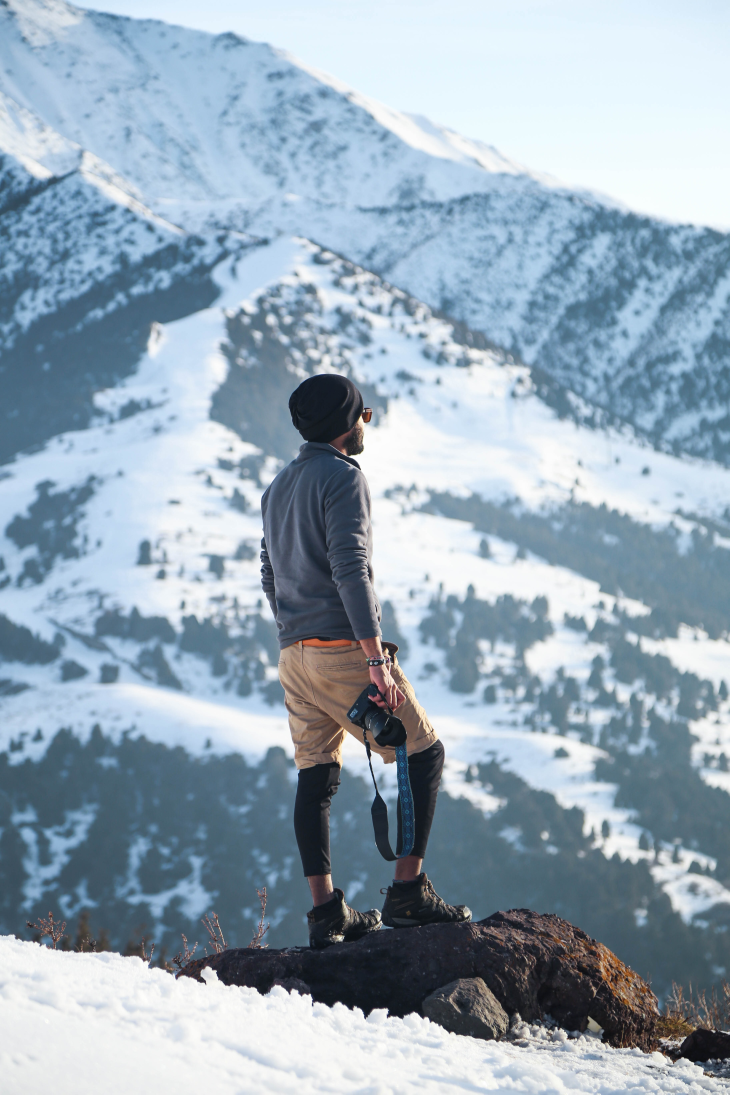
#> input picture lib/dataset/set_1/original.jpg, 3648 x 5472 px (shown at 1/5 size)
$ python cv_test.py
#> lines starting #> are read from the running program, lines starting #| are printed output that depends on the picture
import cv2 as cv
import matplotlib
import numpy as np
import matplotlib.pyplot as plt
matplotlib.use('TkAgg')
img = cv.imread("./dataset/set_1/original.jpg", cv.IMREAD_UNCHANGED)
#> img is the input picture: shape (5472, 3648, 3); mean B, G, R 182.7, 168.3, 150.4
# res = cv.resize(img, None, fx=0.02, fy=0.02, interpolation=cv.INTER_LINEAR)
# res = cv.blur(img, (100, 100))
res = cv.blur(img, (100, 100))
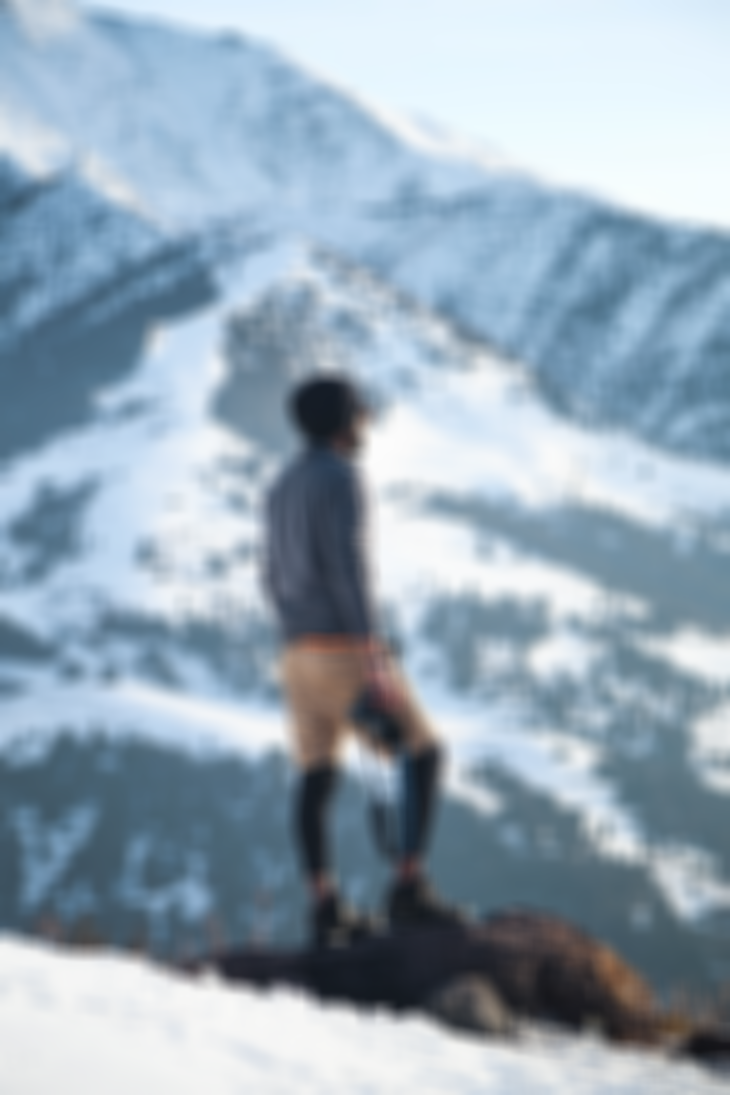
#> res: shape (5472, 3648, 3) (shown at 1/5 size); mean B, G, R 182.7, 168.3, 150.4
# cv.imwrite("./dataset/set_1/copy_2.jpg", res)
print(np.float32([[1, 0, 10], [2, 9, 10]]))
plt.subplot(1, 2, 1)
plt.title("unsized")
plt.imshow(cv.cvtColor(img, cv.COLOR_BGR2RGB))
plt.axis("off")
plt.subplot(1, 2, 2)

plt.title("sized")
plt.imshow(cv.cvtColor(res, cv.COLOR_BGR2RGB))
plt.axis("off")
plt.show()
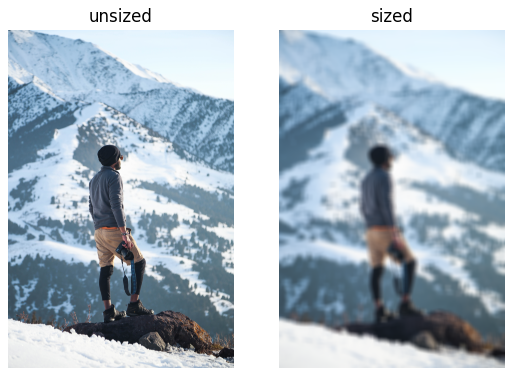
#> figure drawn by matplotlib, 2 panels
print(res.shape[1:2])
#| (3648,)
